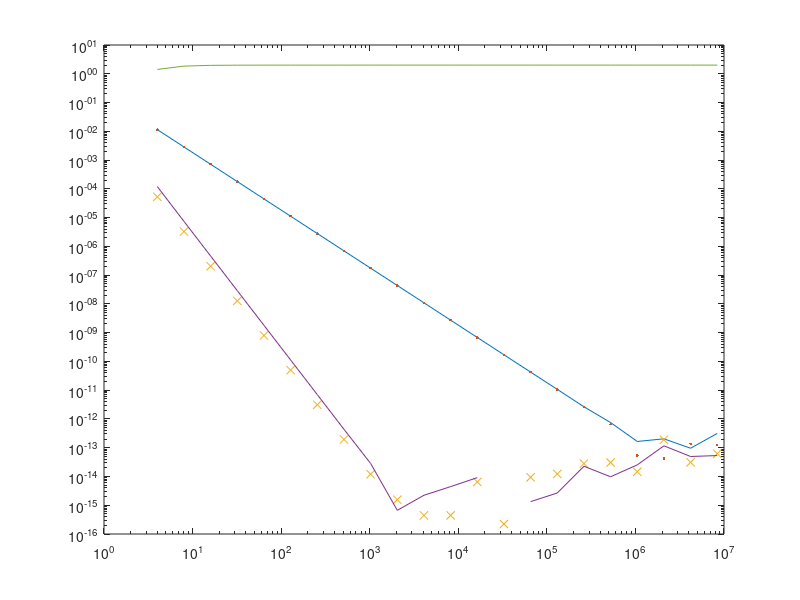
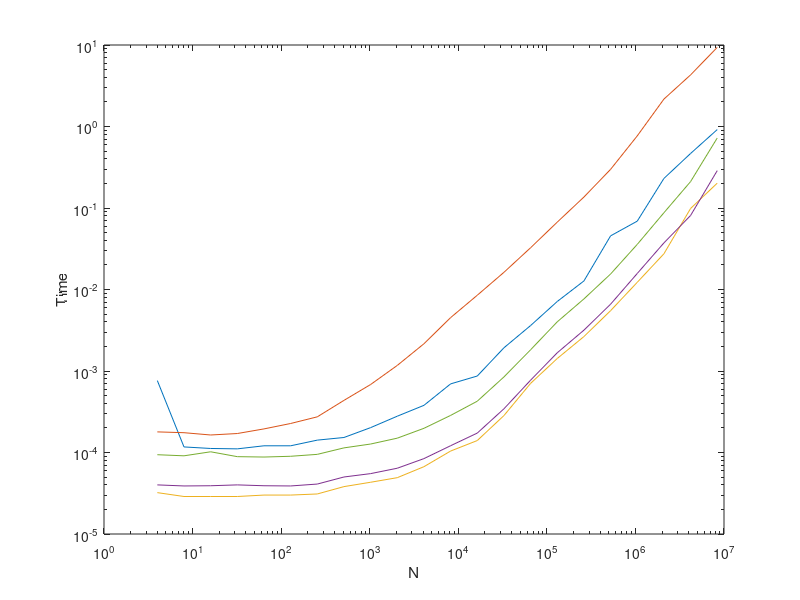

Source code (MATLAB) for these figures, in order:
a = 0;
b = pi;
N = 2.^(2:23);
facit = 2;

z = zeros(length(N), 1);
zm = zeros(length(N), 1);
zsimp = zeros(length(N), 1);
tz = zeros(length(N), 1);
tzm = zeros(length(N), 1);
tsimp = zeros(length(N), 1);
zsimp38 = zeros(length(N), 1);
tsimp38 = zeros(length(N), 1);
zsimp38i = zeros(length(N), 1);
tsimp38i = zeros(length(N), 1);

for i = 1:length(N);
    M = 3*N(i);
    H = (b - a)/M;
    x = linspace(a, b, M+1);
    y = sin(x);
    
    % Trapezoidal (built-in)
    tic;
    z(i) = trapz(x, y);
    tz(i) = toc;
    
    % Trapezoidal
    tic;
    I = (0.5*(y(1) + y(end)) + sum(y(2:end-1)));
    for j = 1:10
        xa = j*H/10 + H*(0:M-1);
        zm(i) = zm(i) + sum(sin(xa));
    end
    zm(i) = H*I;
    tzm(i) = toc;
    
    % Simpson formula
    tic
    zsimp(i) = 2*H*(1/6*(y(1) + y(end)) + ...
        1/3*sum(y(3:2:end-2)) + ...
        2/3*sum(y(2:2:end-1)));
    tsimp(i) = toc;
    
    % Simpson's 3/8
    tic
    zsimp38(i) = 3/8*H*(sum(y(1:3:end-2)) +...
        3*(sum(y(2:3:end-2)) + sum(y(3:3:end-1))) + sum(y(4:3:end)));
    tsimp38(i) = toc;
    
    % Improved Simpson's 3/8
    tic
    zsimp38i(i) = 3/8*H*(sum(y(1:3:end-2)) +...
        3*(sum(y(2:3:end-2)) + sum(y(3:3:end-1))) + sum(y(4:3:end))) + ...
        3/160*H*(-sum(y(3:3:end-5)) + 23*sum(y(4:3:end-6)) +...
        58*(sum(y(5:3:end-4)) + sum(y(6:3:end-4))) + 23*sum(y(7:3:end-3)) +...
        - sum(y(8:3:end-2)));
    tsimp38i(i) = toc;
    
end

loglog(N, abs(z-facit), N,...
    abs(zm-facit), '.',...
    N, abs(zsimp-facit), 'x',...
    N, abs(zsimp38-facit),...
    N, abs(zsimp38i-facit))
figure
loglog(N, tz, N, tzm, N, tsimp, N, tsimp38, N, tsimp38i)
ylabel('Time')
xlabel('N')